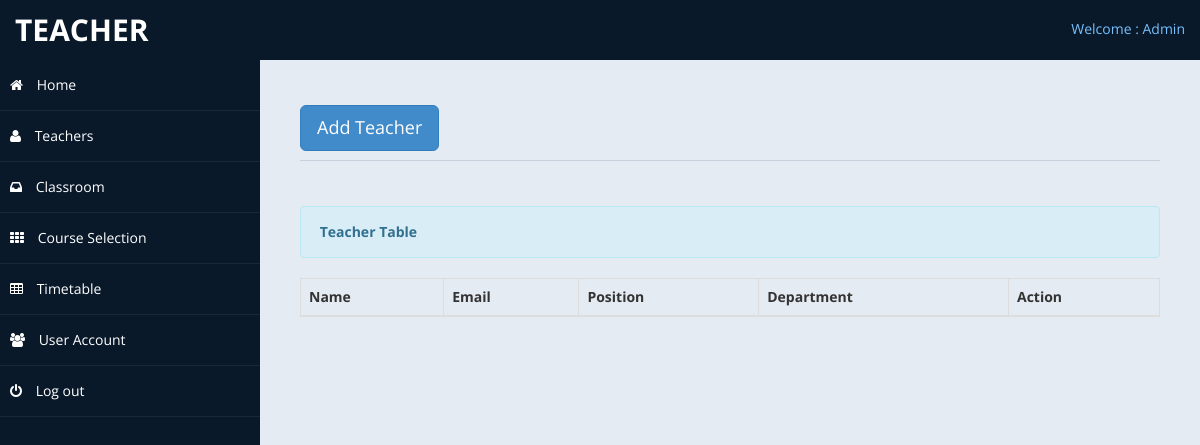
/forteacher.php (signed in), run on an earlier commit of the app's database.
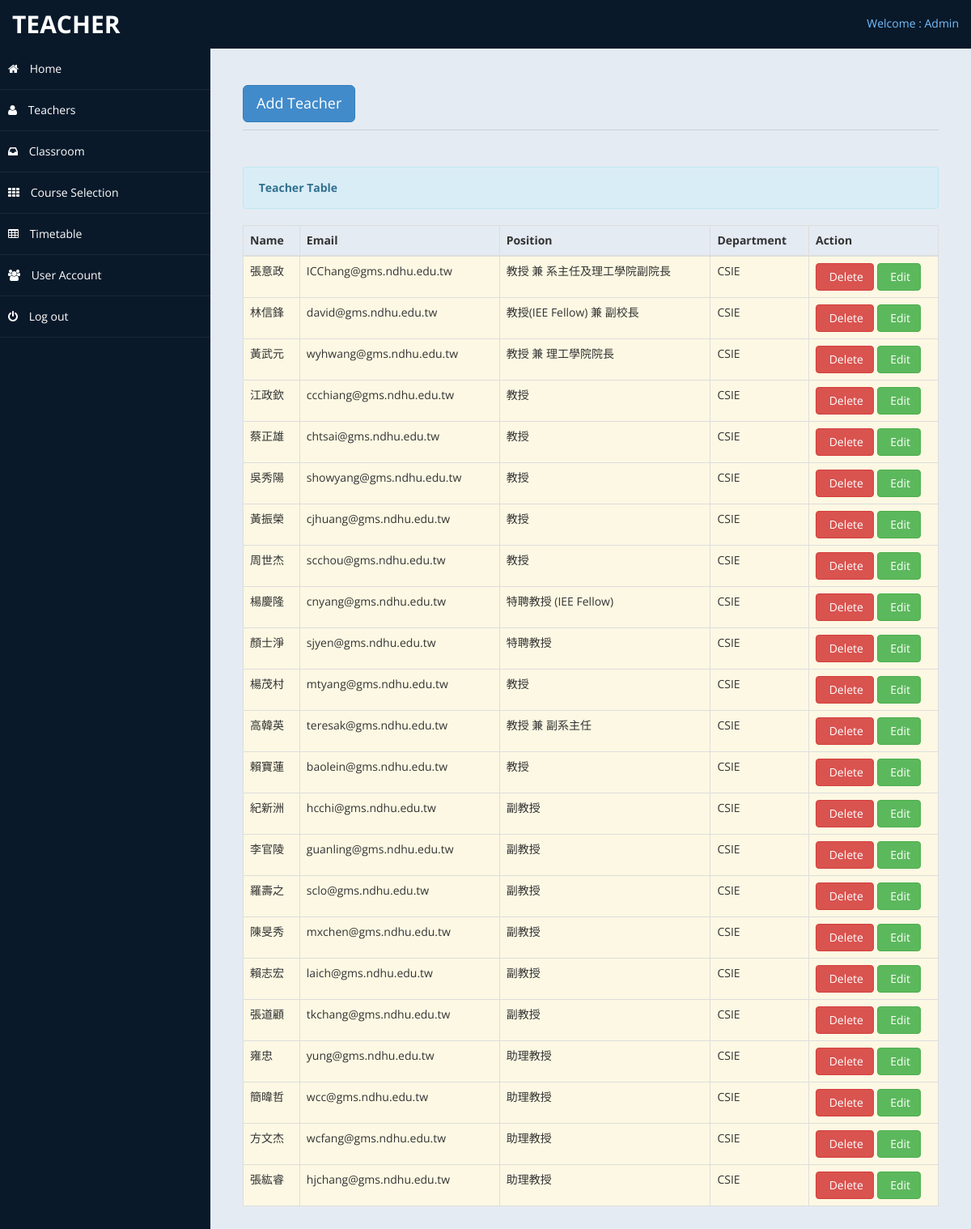
And on a later commit of the database.
### tables this page shows
CREATE TABLE if not exists `teachers` (
  `teacherid` int AUTO_INCREMENT PRIMARY KEY,
  `teacher_name` varchar(255) NOT NULL,
  `teacher_email` varchar(255) NOT NULL,
  `teacher_position` varchar(255) NOT NULL,
  `teacher_department` varchar(255) NOT NULL,
  `userid` int DEFAULT -1
);

### forteacher.php (the view, shortened to what this page needs)
<?php include ('header.php');?>
<body>
    <div id="wrapper">
        <nav class="navbar navbar-default top-navbar" role="navigation">
            <div class="navbar-header">
                <a class="navbar-brand" href="#	">Teacher</a>
            </div>
            <ul class="nav navbar-top-links navbar-right">
                <li class="dropdown">
                    <a class="dropdown-toggle" data-toggle="dropdown" href="#" aria-expanded="false">
					  Welcome : Admin
                    </a>
                </li>
            </ul>
        </nav>
       <?php include ('nav_sidebar3.php');?>
        <div id="page-wrapper" >
            <div id="page-inner">
			 <div class="row">
                    <div class="col-md-12">
                        <h1 class="page-header">
							 <button class="btn btn-primary btn-lg" data-toggle="modal" data-target="#myModal">
                              Add Teacher
                            </button>
                        </h1>
						<div class="hero-unit-table">
                            <table class="table table-striped table-bordered table-hover" id="dataTables-example">
                                <div class="alert alert-info">
                                    <strong><i class="icon-user icon-large"></i>&nbsp;Teacher Table</strong>
                                </div>
                                <thead>
                                    <tr>
                                        <th>Name</th>
                                        <th>Email</th>
                                        <th>Position</th>
                                        <th>Department</th>
                                        <th>Action</th>
                                    </tr>
                                </thead>
                                <tbody>
                                    <?php include('connect.php');
                                        $query = $conn -> query( "select * from teachers" ) ;
                                        $r = $query -> fetchAll( PDO::FETCH_ASSOC ) ;
                                        foreach( $r as $data ):
                                    ?>
                                        <tr class="warning">
                                            <td><?php echo $data['teacher_name'] ?></td>
                                            <td><?php echo $data['teacher_email'] ?></td>
                                            <td><?php echo $data['teacher_position'] ?></td>
                                            <td><?php echo $data['teacher_department'] ?></td>
                                            <td width="160" >
                                                <a value = "<?php echo $data['teacherid'] ?>" onclick="delete_teacher(this);" data-toggle="modal" class="btn btn-danger"><i class="icon-trash icon-large"></i>&nbsp;Delete</a>
                                                <a value = "<?php echo $data['teacherid'] ?>" onclick="edit_teacher(this);" class="btn btn-success" role="botton"><i class="icon-pencil icon-large"></i>&nbsp;Edit</a>
                                            </td>
                                    </tr>
                                    <?php endforeach;
                                    ?>
                                </tbody>
                            </table>
                        </div>
                    </div>
                </div>
				</div>
            </div>
        </div>
</body>
</html>

What changed in the data, as far as the page shows it:
added teachers: teacher_name "張意政", teacher_email "ICChang@gms.ndhu.edu.tw", teacher_position "教授 兼 系主任及理工學院副院長", teacher_department "CSIE", $data['teacherid'] 1 (drawn)
added teachers: teacher_name "林信鋒", teacher_email "david@gms.ndhu.edu.tw", teacher_position "教授(IEE Fellow) 兼 副校長", teacher_department "CSIE", $data['teacherid'] 2 (drawn)
added teachers: teacher_name "黃武元", teacher_email "wyhwang@gms.ndhu.edu.tw", teacher_position "教授 兼 理工學院院長", teacher_department "CSIE", $data['teacherid'] 3 (drawn)
added teachers: teacher_name "江政欽", teacher_email "ccchiang@gms.ndhu.edu.tw", teacher_position "教授", teacher_department "CSIE", $data['teacherid'] 4 (drawn)
added teachers: teacher_name "蔡正雄", teacher_email "chtsai@gms.ndhu.edu.tw", teacher_position "教授", teacher_department "CSIE", $data['teacherid'] 5 (drawn)
added teachers: teacher_name "吳秀陽", teacher_email "showyang@gms.ndhu.edu.tw", teacher_position "教授", teacher_department "CSIE", $data['teacherid'] 6 (drawn)
added teachers: teacher_name "黃振榮", teacher_email "cjhuang@gms.ndhu.edu.tw", teacher_position "教授", teacher_department "CSIE", $data['teacherid'] 7 (drawn)
added teachers: teacher_name "周世杰", teacher_email "scchou@gms.ndhu.edu.tw", teacher_position "教授", teacher_department "CSIE", $data['teacherid'] 8 (drawn)
added teachers: teacher_name "楊慶隆", teacher_email "cnyang@gms.ndhu.edu.tw", teacher_position "特聘教授 (IEE Fellow)", teacher_department "CSIE", $data['teacherid'] 9 (drawn)
added teachers: teacher_name "顏士淨", teacher_email "sjyen@gms.ndhu.edu.tw", teacher_position "特聘教授", teacher_department "CSIE", $data['teacherid'] 10 (drawn)
added teachers: teacher_name "楊茂村", teacher_email "mtyang@gms.ndhu.edu.tw", teacher_position "教授", teacher_department "CSIE", $data['teacherid'] 11 (drawn)
added teachers: teacher_name "高韓英", teacher_email "teresak@gms.ndhu.edu.tw", teacher_position "教授 兼 副系主任", teacher_department "CSIE", $data['teacherid'] 12 (drawn)
added teachers: teacher_name "賴寶蓮", teacher_email "baolein@gms.ndhu.edu.tw", teacher_position "教授", teacher_department "CSIE", $data['teacherid'] 13 (drawn)
added teachers: teacher_name "紀新洲", teacher_email "hcchi@gms.ndhu.edu.tw", teacher_position "副教授", teacher_department "CSIE", $data['teacherid'] 14 (drawn)
added teachers: teacher_name "李官陵", teacher_email "guanling@gms.ndhu.edu.tw", teacher_position "副教授", teacher_department "CSIE", $data['teacherid'] 15 (drawn)
added teachers: teacher_name "羅壽之", teacher_email "sclo@gms.ndhu.edu.tw", teacher_position "副教授", teacher_department "CSIE", $data['teacherid'] 16 (drawn)
added teachers: teacher_name "陳旻秀", teacher_email "mxchen@gms.ndhu.edu.tw", teacher_position "副教授", teacher_department "CSIE", $data['teacherid'] 17 (drawn)
added teachers: teacher_name "賴志宏", teacher_email "laich@gms.ndhu.edu.tw", teacher_position "副教授", teacher_department "CSIE", $data['teacherid'] 18 (drawn)
added teachers: teacher_name "張道顧", teacher_email "tkchang@gms.ndhu.edu.tw", teacher_position "副教授", teacher_department "CSIE", $data['teacherid'] 19 (drawn)
added teachers: teacher_name "雍忠", teacher_email "yung@gms.ndhu.edu.tw", teacher_position "助理教授", teacher_department "CSIE", $data['teacherid'] 20 (drawn)
added teachers: teacher_name "簡暐哲", teacher_email "wcc@gms.ndhu.edu.tw", teacher_position "助理教授", teacher_department "CSIE", $data['teacherid'] 21 (drawn)
added teachers: teacher_name "方文杰", teacher_email "wcfang@gms.ndhu.edu.tw", teacher_position "助理教授", teacher_department "CSIE", $data['teacherid'] 22 (drawn)
added teachers: teacher_name "張紘睿", teacher_email "hjchang@gms.ndhu.edu.tw", teacher_position "助理教授", teacher_department "CSIE", $data['teacherid'] 23 (drawn)
